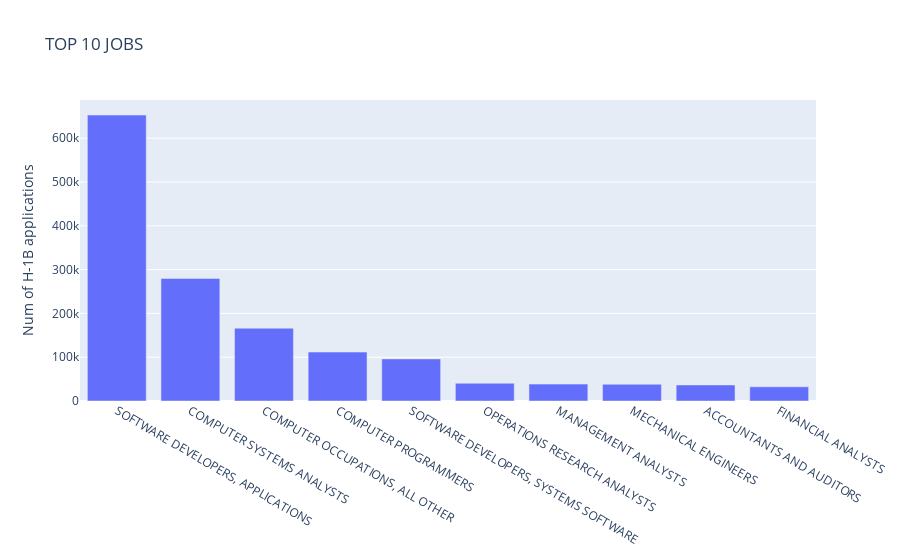

Notebook code for this chart:
### Code cell
topjob = go.Bar(x=dfjob.SOC_NAME.values, y=dfjob.countvar.values, name='jobtitle')
layout = go.Layout(dict(title='TOP 10 JOBS', yaxis=dict(title='Num of H-1B applications')))
data = [topjob]
fig = go.Figure(data, layout)
iplot(fig)

### Figure 1 — Plotly figure (JSON) as saved in the notebook; plotly's stock layout.template omitted (floating-point values rounded to 4 significant figures)
{"data": [{"name": "jobtitle", "type": "bar", "x": ["SOFTWARE DEVELOPERS, APPLICATIONS", "COMPUTER SYSTEMS ANALYSTS", "COMPUTER OCCUPATIONS, ALL OTHER", "COMPUTER PROGRAMMERS", "SOFTWARE DEVELOPERS, SYSTEMS SOFTWARE", "OPERATIONS RESEARCH ANALYSTS", "MANAGEMENT ANALYSTS", "MECHANICAL ENGINEERS", "ACCOUNTANTS AND AUDITORS", "FINANCIAL ANALYSTS"], "y": [652843, 279759, 166196, 111703, 96148, 40517, 38640, 38093, 36661, 32435]}], "layout": {"title": {"text": "TOP 10 JOBS"}, "yaxis": {"title": {"text": "Num of H-1B applications"}}}}
